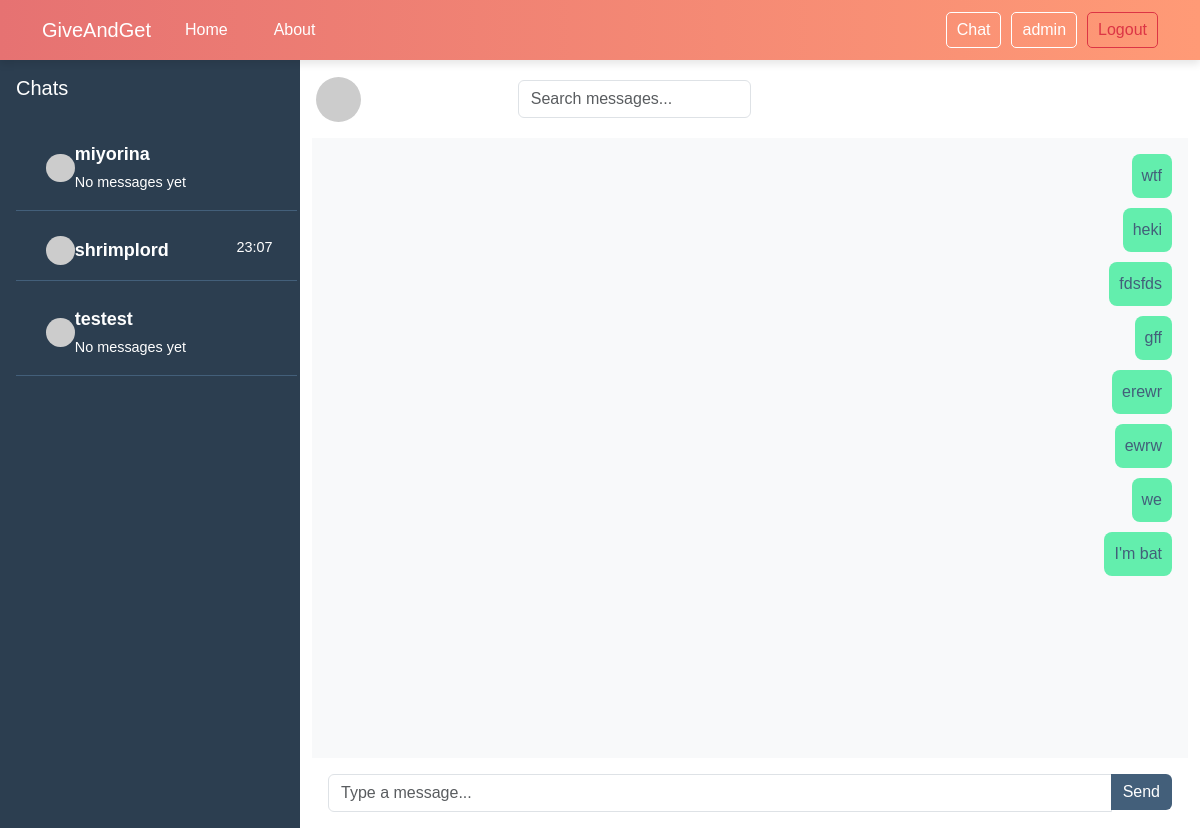
/chat/admin/ (signed in), run on an earlier commit of the app's database.
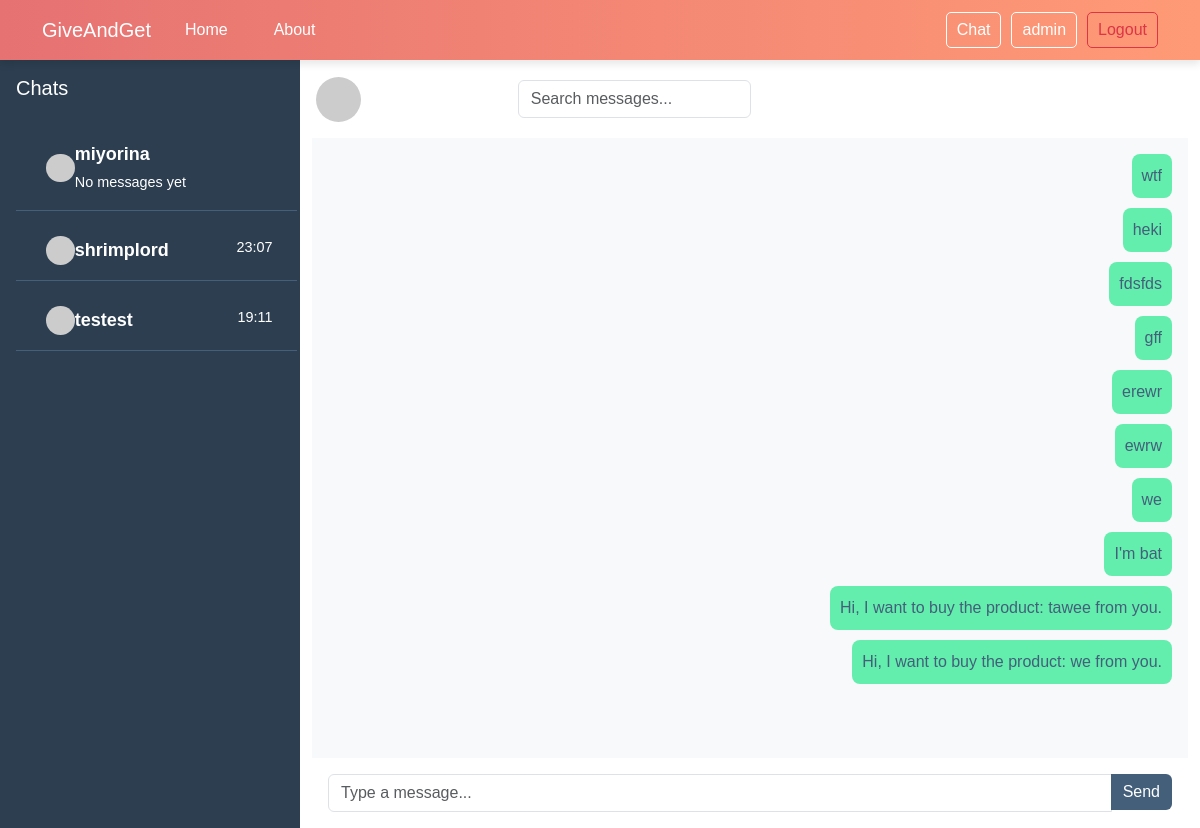
And on a later commit of the database.
### users_app/models.py (models this page shows, shortened)
class GGUser(AbstractUser):
    profile_picture = models.ImageField(default= 'media/profile_pics/default.png', upload_to='media/profile_pics/', null=True, blank=True)
    user_id = models.PositiveIntegerField(unique=True, editable=False)
    status_choices = [
        ('online', 'Online'),
        ('busy', 'Busy'),
        ('afk', 'AFK'),
        ('offline', 'Offline'),
    ]
    status = models.CharField(max_length=10, choices=status_choices, default='offline')
    last_login = models.DateTimeField(auto_now=True)

### chat_app/models.py (models this page shows, shortened)
class Chat(models.Model):
    sender = models.ForeignKey(settings.AUTH_USER_MODEL, on_delete=models.CASCADE, related_name='sent_chats')
    receiver = models.ForeignKey(settings.AUTH_USER_MODEL, on_delete=models.CASCADE, related_name='received_chats')
    message = models.TextField()
    timestamp = models.DateTimeField(auto_now_add=True)
    last_read = models.DateTimeField(null=True, blank=True)
    is_read = models.BooleanField(default=False)  # For notification

### chat_app/views.py (the view)
# urls.py: path('<str:room_name>/', views.chat_room, name='chat_room'),
@login_required
def chat_room(request, room_name):
    search_query = request.GET.get('search', '')
    users = User.objects.exclude(id=request.user.id)
    chats = Chat.objects.filter(
        (Q(sender=request.user) & Q(receiver__username=room_name)) |
        (Q(receiver=request.user) & Q(sender__username=room_name))
    )
    if search_query:
        chats = chats.filter(message__icontains=search_query)
    chats = chats.order_by('timestamp')
    unread_messages = chats.filter(receiver=request.user, is_read=False)
    unread_messages.update(is_read=True)
    unread_message_counts = get_unread_message_counts(request.user)
    unread_message_counts_dict = {str(item['sender']): item['unread_count'] for item in unread_message_counts}
    user_last_messages = []
    for user in users:
        last_message = Chat.objects.filter(
            (Q(sender=request.user) & Q(receiver=user)) |
            (Q(receiver=request.user) & Q(sender=user))
        ).order_by('-timestamp').first()
        user_last_messages.append({
            'user': user,
            'last_message': last_message,
            'unread_count': unread_message_counts_dict.get(user.username, 0),
        })
    return render(request, 'chat_app/chat.html', {
        'room_name': room_name,
        'chats': chats,
        'users': users,
        'user_last_messages': user_last_messages,
        'search_query': search_query,
        'unread_message_counts': unread_message_counts_dict,
    })

### chat_app/views.py (called while the page is built)
def get_unread_message_counts(user):
    return Chat.objects.filter(receiver=user, is_read=False) \
        .values('sender') \
        .annotate(unread_count=Count('id')) \
        .order_by('sender')

### chat_app/templates/chat_app/chat.html (shortened to what the changed rows need)
{% extends 'main_app/components/base.html' %}
{% block content %}
<div class="container-fluid h-100">
  <div class="row h-100">
      <div class="col-3 sidebar p-3 chats">
          <div class="contacts">
              {% for item in user_last_messages %}
              <a
                  href="{% url 'chat_room' item.user.username %}"
                  class="list-group-item list-group-item-action {% if item.user.username == room_name %} active {% endif %}"
                  data-username="{{ item.user.username }}"
              >
                  <div class="d-flex align-items-center">
                      <img
                          src="https://ui-avatars.com/api/?name={{ item.user.username|urlencode }}&size=64&background=random"
                          alt="{{ item.user.username }}'s Profile Image"
                          class="profile-icon rounded-circle mr-3"
                          style="width: 1.8rem; height: 1.8rem; object-fit: cover"
                      />
                      <div class="w-100">
                          <div class="d-flex justify-content-between">
                              <strong class="text-truncate">{{ item.user.username }}</strong>
                              {% if item.last_message %}
                              <small class="text-nowrap timestamp">{{ item.last_message.timestamp|date:"H:i" }}</small>
                              {% endif %}
                          </div>
                          <div>
                              {% if item.last_message %}
                              <small
                                  class="d-block text-truncate last-msg"
                                  style="max-width: 90%"
                                  id="last-message"
                              >
                                  {% if item.last_message.sender == request.user %}
                                  You:
                                  {% endif %}
                                  {{ item.last_message.content|truncatewords:5 }}
                              </small>
                              {% else %}
                              <small>No messages yet</small>
                              {% endif %}
                          </div>
                      </div>
                  </div>
              </a>
              {% endfor %}
          </div>
      </div>
      <div class="col-9 d-flex flex-column chat" data-id="{{ room_name }}">
          <div id="chatbox" class="chatbox flex-fill p-3">
              {% if chats %}
              {% for message in chats %}
              <div
                  class="chat-message {% if message.sender == request.user %} sender {% else %} receiver {% endif %}"
              >
                  <span>{{ message.message }}</span>
              </div>
              {% endfor %}
              {% else %}
              <p class="no-messages">No Messages.</p>
              {% endif %}
          </div>
      </div>
  </div>
</div>
{% endblock %}

What changed in the data, as far as the page shows it:
changed GGUser "testest": last_message.timestamp (not shown) → "19:11"; no longer shows "No messages yet"
added Chat: message "Hi, I want to buy the product: tawee from you."
added Chat: message "Hi, I want to buy the product: we from you."
